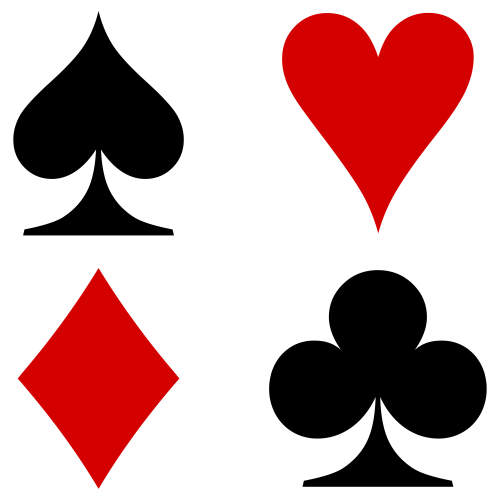
#> input picture Példatár/FrenchCardsShapes.png, 500 x 500 px
$ python 11_04_connectedComponents.py   (older library calls are emulated)
#> lines starting #> are read from the running program, lines starting #| are printed output that depends on the picture; after the words box and inside, x2 and y2 are one past the last pixel; in counts of white or black regions, pixels touching at a corner belong together
import cv2

imgray = cv2.imread('FrenchCardsShapes.png', cv2.IMREAD_GRAYSCALE)
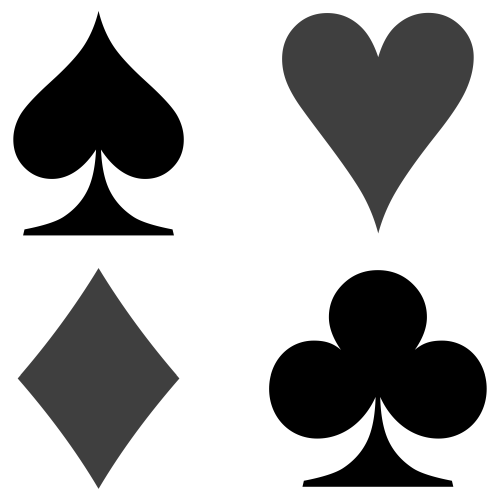
#> imgray: shape (500, 500); min 0, max 255, mean 175.6

threshVal = 100

if threshVal < 128:
    _, bw = cv2.threshold(imgray, threshVal, 255, cv2.THRESH_BINARY_INV)
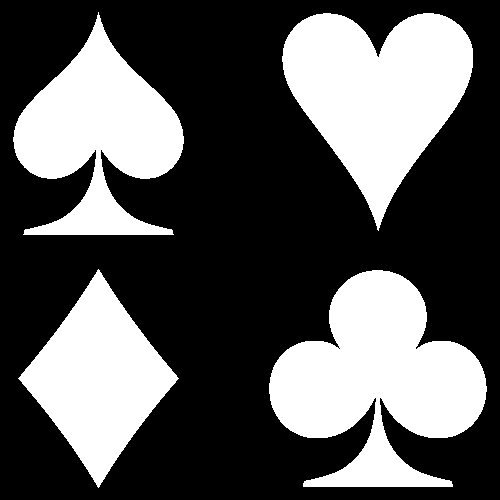
#> bw: shape (500, 500); 34.9% white; 4 white regions, box (x1, y1, x2, y2) and area: (269, 270, 487, 487) 27275, (282, 13, 473, 231) 23782, (13, 12, 184, 235) 19646, (18, 269, 179, 488) 16637
else:
    _, bw = cv2.threshold(imgray, threshVal, 255, cv2.THRESH_BINARY)

retVal, labels = cv2.connectedComponents(bw, None, 8, cv2.CV_16U)
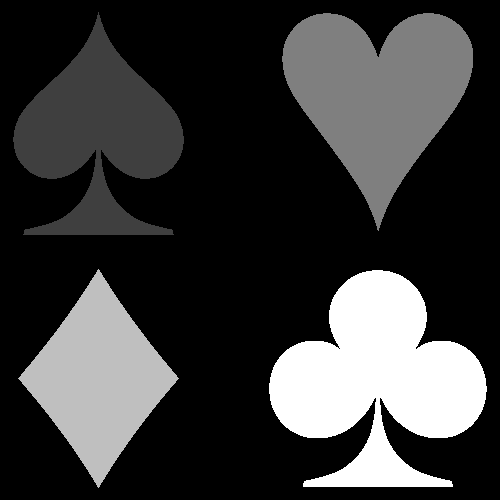
#> labels: shape (500, 500) uint16; min 0, max 4, mean 0.905; drawn with min black and max white
#> retVal = 5

print('Kompenensek száma:', retVal)
#| Kompenensek száma: 5
labelsNorm = cv2.normalize(labels, None, 0, 65535, cv2.NORM_MINMAX, cv2.CV_16U)
cv2.imshow('Labels', labelsNorm)
cv2.waitKey(0)

cv2.destroyAllWindows()

$ run again, with Példatár/03_pr_fig.png copied over Példatár/FrenchCardsShapes.png
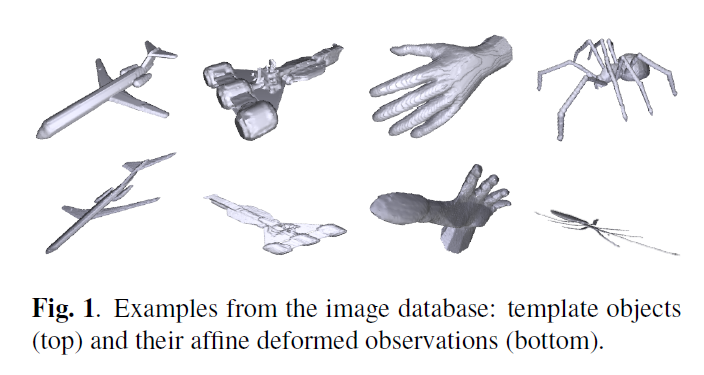
#> input picture Példatár/03_pr_fig.png, 704 x 375 px
#> `_, bw = cv2.threshold(imgray, threshVal, 255, cv2.THRESH_BINARY_INV)`:
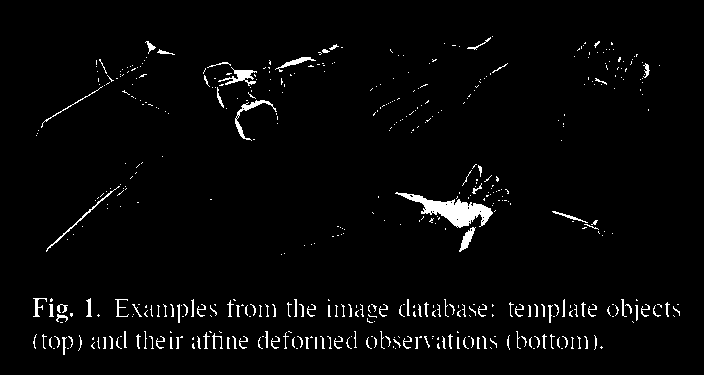
#> bw: shape (375, 704); 2.9% white; 501 white regions (384 under 20 px), largest, box (x1, y1, x2, y2) and area: (395, 192, 493, 228) 1317, (218, 67, 257, 86) 263, (235, 100, 277, 141) 262
#> `retVal, labels = cv2.connectedComponents(bw, None, 8, cv2.CV_16U)`:
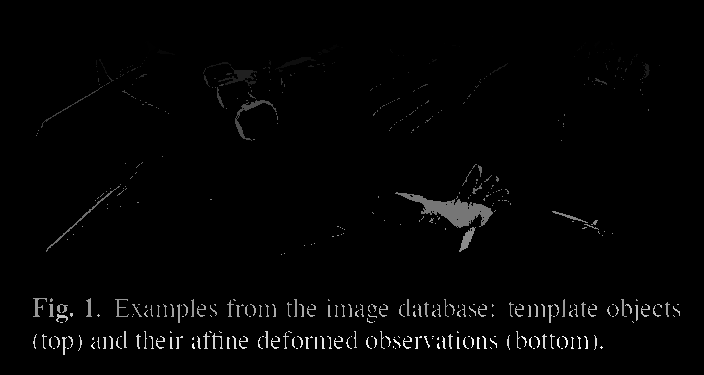
#> labels: shape (375, 704) uint16; min 0, max 501, mean 8; drawn with min black and max white
#> retVal = 502
#| Kompenensek száma: 502

$ run again, with Példatár/03_pr_formula.png copied over Példatár/FrenchCardsShapes.png
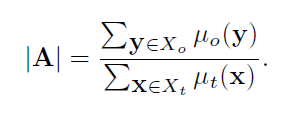
#> input picture Példatár/03_pr_formula.png, 297 x 116 px
#> `_, bw = cv2.threshold(imgray, threshVal, 255, cv2.THRESH_BINARY_INV)`:
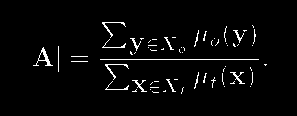
#> bw: shape (116, 297); 3.1% white in thin lines or dots, all inside (x1, y1, x2, y2) = (33, 22, 267, 94)
#> `retVal, labels = cv2.connectedComponents(bw, None, 8, cv2.CV_16U)`:
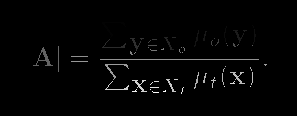
#> labels: shape (116, 297) uint16; min 0, max 64, mean 0.9; drawn with min black and max white
#> retVal = 65
#| Kompenensek száma: 65

$ run again, with Példatár/03_pr_table.png copied over Példatár/FrenchCardsShapes.png
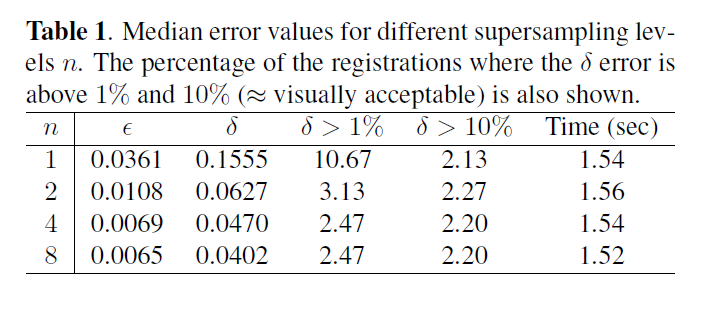
#> input picture Példatár/03_pr_table.png, 701 x 311 px
#> `_, bw = cv2.threshold(imgray, threshVal, 255, cv2.THRESH_BINARY_INV)`:
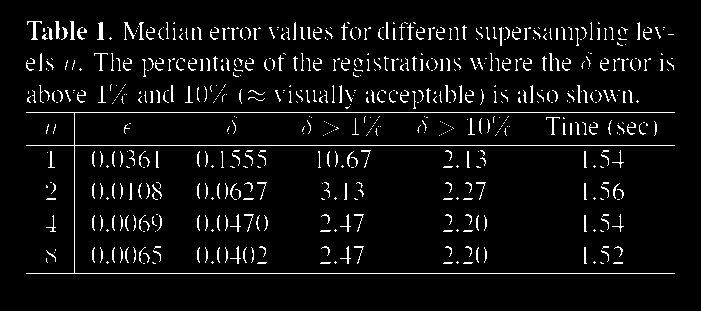
#> bw: shape (311, 701); 5.5% white in thin lines or dots, all inside (x1, y1, x2, y2) = (26, 21, 675, 274)
#> `retVal, labels = cv2.connectedComponents(bw, None, 8, cv2.CV_16U)`:
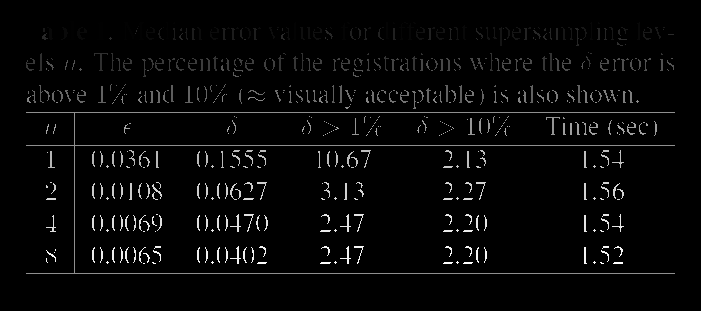
#> labels: shape (311, 701) uint16; min 0, max 634, mean 17.4; drawn with min black and max white
#> retVal = 635
#| Kompenensek száma: 635
